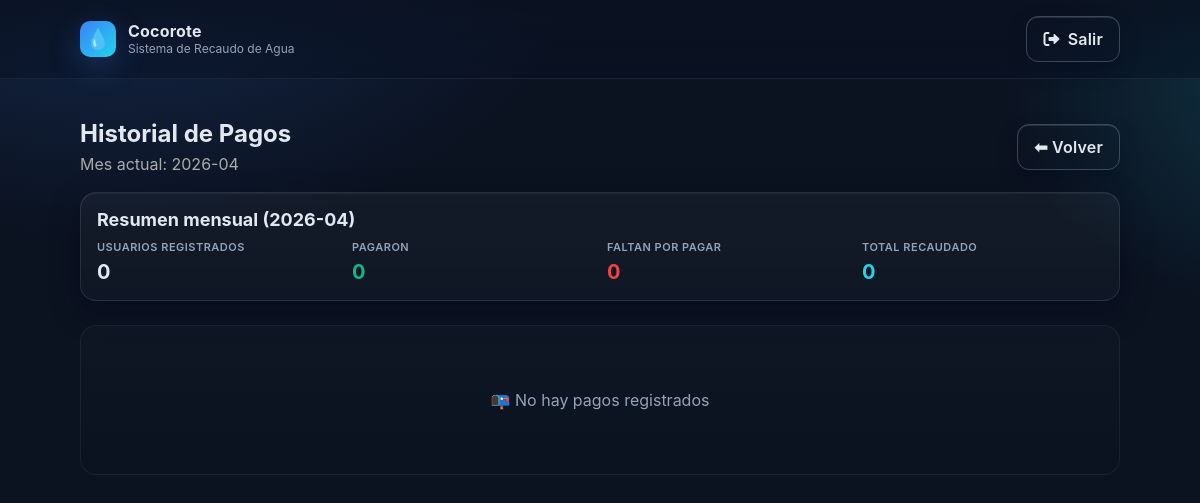
/historial (signed in), run on an earlier commit of the app's database.
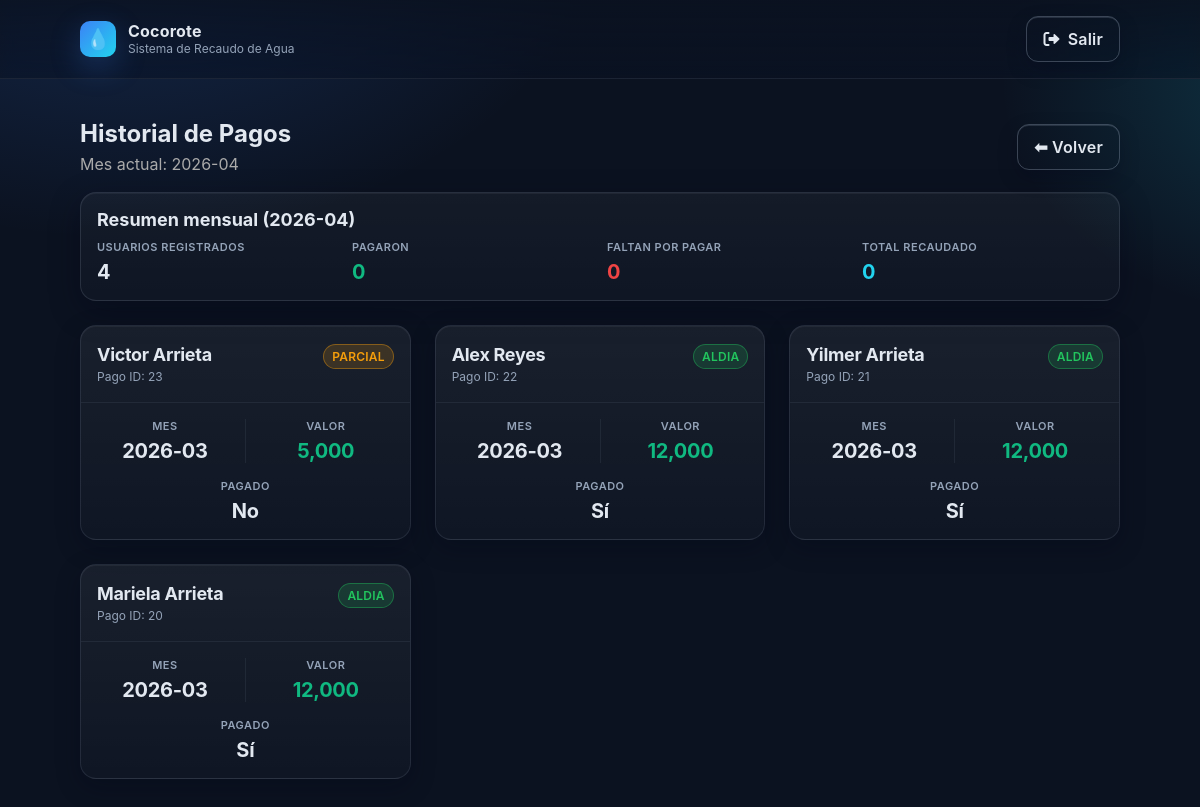
And on a later commit of the database.
### tables this page shows
CREATE TABLE pagos (
            id INTEGER PRIMARY KEY AUTOINCREMENT,
            usuario_id INTEGER,
            mes TEXT,
            valor INTEGER,
            pagado INTEGER,
            estado TEXT,
            FOREIGN KEY(usuario_id) REFERENCES usuarios(id)
        );

CREATE TABLE usuarios (
            id INTEGER PRIMARY KEY AUTOINCREMENT,
            nombre TEXT NOT NULL
        , saldo_favor INTEGER DEFAULT 0);

### app.py (the view)
@app.route("/historial")
@login_required
def historial():
    conn = get_db_connection()
    current_month = datetime.now().strftime("%Y-%m")
    query = """
    SELECT p.id, p.mes, p.valor, p.pagado, p.estado, u.nombre as usuario_nombre
    FROM pagos p
    JOIN usuarios u ON p.usuario_id = u.id
    ORDER BY p.id DESC
    """
    pagos = conn.execute(query).fetchall()
    stat_query = """
    SELECT
      (SELECT COUNT(*) FROM usuarios) AS total_usuarios,
      SUM(CASE WHEN p.pagado=1 AND p.mes=? THEN 1 ELSE 0 END) AS total_pagaron,
      SUM(CASE WHEN p.pagado=0 AND p.mes=? THEN 1 ELSE 0 END) AS total_no_pagaron,
      COALESCE(SUM(CASE WHEN p.mes=? THEN p.valor ELSE 0 END), 0) AS total_recaudado
    FROM usuarios u
    LEFT JOIN pagos p ON p.usuario_id = u.id AND p.mes = ?
    """
    stats = conn.execute(stat_query, (current_month, current_month, current_month, current_month)).fetchone()
    conn.close()
    return render_template("history.html", pagos=pagos, current_month=current_month, stats=stats)

### app.py (called while the page is built)
def login_required(view):
    @wraps(view)
    def wrapped_view(*args, **kwargs):
        if not session.get("user"):
            return redirect(url_for("login", next=request.path))
        return view(*args, **kwargs)
    return wrapped_view

### database/database.py (called while the page is built)
def get_db_connection():
    db_path = os.path.join(os.path.dirname(__file__), 'aldiaapp.db')
    conn = sqlite3.connect(db_path)
    conn.row_factory = sqlite3.Row
    return conn

### templates/history.html (shortened to what this page needs)
<!DOCTYPE html>
<html lang="es">
<head>
    <link rel="stylesheet" href="{{ url_for('static', filename='css/style.css') }}">
    <link rel="stylesheet" href="https://cdnjs.cloudflare.com/ajax/libs/font-awesome/6.0.0/css/all.min.css">
</head>
<body>
<header class="site-header">
  <div class="brand">
    <div class="logo" aria-hidden="true">💧</div>
    <div class="brand-text">
      <span class="brand-title">Cocorote</span>
      <span class="brand-subtitle">Sistema de Recaudo de Agua</span>
    </div>
    {% if session.get('user') %}
      <a class="btn ghost" href="{{ url_for('logout') }}"><i class="fas fa-sign-out-alt"></i> Salir</a>
    {% endif %}
  </div>
</header>
<main class="container">
  <section style="margin:8px 0 18px; display:flex; justify-content:space-between; align-items:center; gap:12px; flex-wrap:wrap;">
    <div>
      <h1 style="margin:0;">Historial de Pagos</h1>
      <p style="margin:6px 0 0; color:#aaa;">Mes actual: {{ current_month }}</p>
    </div>
    <a class="btn ghost" href="/">⬅ Volver</a>
  </section>
  <section class="card" style="margin-bottom:16px; padding:16px;">
    <h3 style="margin:0 0 10px;">Resumen mensual ({{ current_month }})</h3>
    <div class="stat-group" style="gap:14px;">
      <div class="stat-item" style="text-align:left;">
        <span class="stat-label">Usuarios registrados</span>
        <span class="stat-value">{{ stats['total_usuarios'] or 0 }}</span>
      </div>
      <div class="stat-item" style="text-align:left;">
        <span class="stat-label">Pagaron</span>
        <span class="stat-value positive">{{ stats['total_pagaron'] or 0 }}</span>
      </div>
      <div class="stat-item" style="text-align:left;">
        <span class="stat-label">Faltan por pagar</span>
        <span class="stat-value negative">{{ stats['total_no_pagaron'] or 0 }}</span>
      </div>
      <div class="stat-item" style="text-align:left;">
        <span class="stat-label">Total recaudado</span>
        <span class="stat-value balance">{{ '{:,.0f}'.format(stats['total_recaudado'] or 0) }}</span>
      </div>
    </div>
  </section>
  <div class="cards-grid">
    {% for pago in pagos %}
    <div class="user-card">
      <div class="card-header">
        <div class="card-info">
          <h3 class="card-name">{{ pago['usuario_nombre'] }}</h3>
          <p class="card-id">Pago ID: {{ pago['id'] }}</p>
        </div>
        {% set estado = pago['estado'] %}
        <span class="badge {{ 'status-aldia' if estado=='aldia' else 'status-parcial' if estado=='parcial' else 'status-pendiente' }}">{{ estado }}</span>
      </div>
      <div class="card-body">
        <div class="stat-group">
          <div class="stat-item">
            <span class="stat-label">Mes</span>
            <span class="stat-value">{{ pago['mes'] }}</span>
          </div>
          <div class="stat-item">
            <span class="stat-label">Valor</span>
            <span class="stat-value positive">{{ '{:,.0f}'.format(pago['valor']) }}</span>
          </div>
        </div>
        <div class="stat-group">
          <div class="stat-item full-width">
            <span class="stat-label">Pagado</span>
            <span class="stat-value">{{ 'Sí' if pago['pagado'] else 'No' }}</span>
          </div>
        </div>
      </div>
    </div>
    {% else %}
    <div class="empty-state">
      <p>📭 No hay pagos registrados</p>
    </div>
    {% endfor %}
  </div>
</main>
</body>
</html>

What changed in the data, as far as the page shows it:
added pagos: usuario_nombre "Victor Arrieta", id "23", estado "PARCIAL", mes "2026-03", valor "5,000", pagado "No"
added pagos: usuario_nombre "Alex Reyes", id "22", estado "ALDIA", mes "2026-03", valor "12,000", pagado "Sí"
added pagos: usuario_nombre "Yilmer Arrieta", id "21", estado "ALDIA", mes "2026-03", valor "12,000", pagado "Sí"
added pagos: usuario_nombre "Mariela Arrieta", id "20", estado "ALDIA", mes "2026-03", valor "12,000", pagado "Sí"
Also different on the page:
{{ stats['total_usuarios'] or 0 }}: "0" → "4"
text no longer shown: "📭 No hay pagos registrados"
